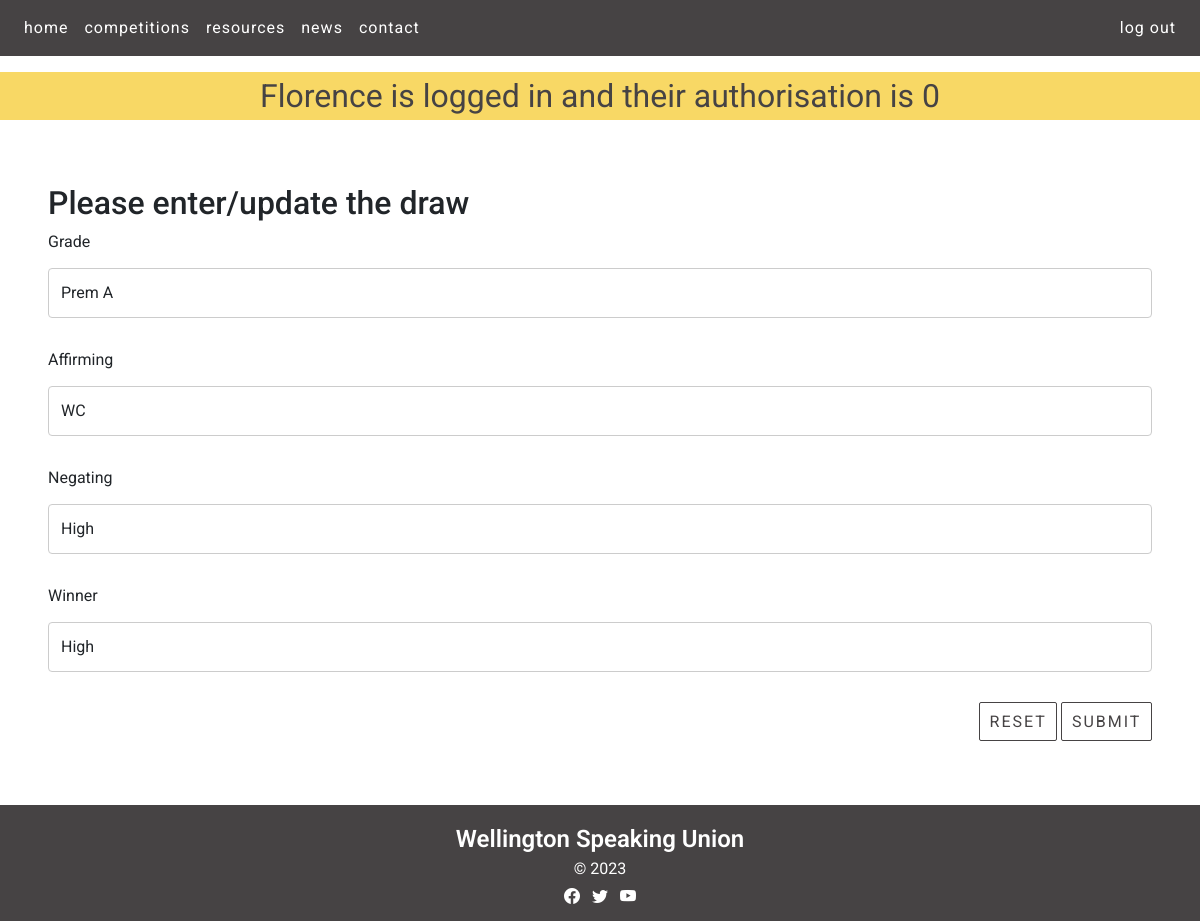
Before: /draw_cud?id=1&task=update (signed in) with the older database file.
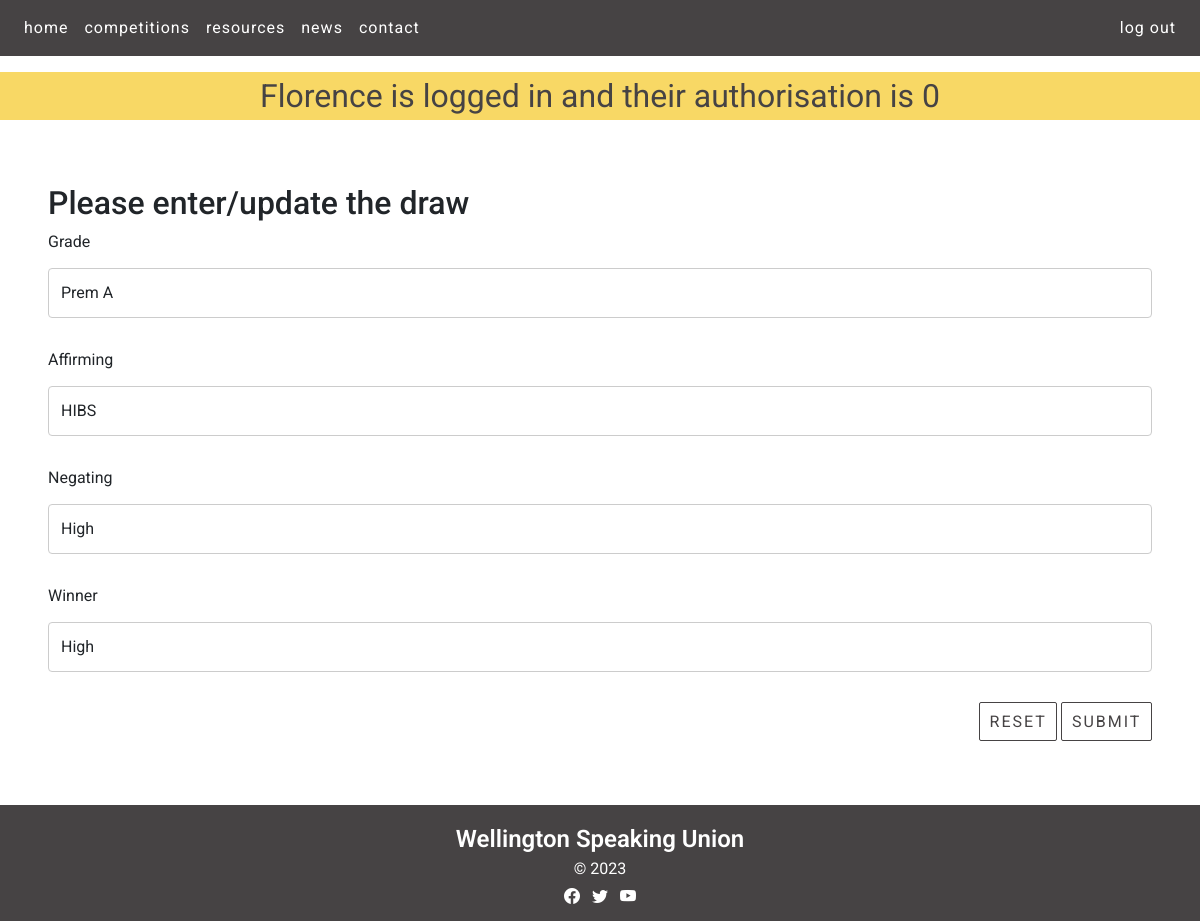
After: the same page with the newer database file.
### tables this page shows
CREATE TABLE draw(
    draw_id integer primary key autoincrement not null,
    grade text not null,
    round integer not null,
    affirming text not null,
    negating text not null,
    winner text
);

### server.py (the view, shortened to what this page needs)
@app.route ('/draw_cud', methods=["GET", "POST"])
def draw_cud():
    data = request.args
    required_keys = ['id', 'task']
    for k in required_keys:
        if k not in data.keys():
            message = "Do not know what to do with read update on news (key not present)"
            return render_template('error.html', message=message)
    if request.method == "GET":
        if data['task'] == 'delete':
            sql = "delete from draw where draw_id = ?"
            values_tuple = (data['id'],)
            result = run_commit_query(sql, values_tuple, db_path)
            return redirect(url_for('draw'))
        elif data['task'] == "update":
            sql = """select grade, round, affirming, negating, winner from draw where draw_id=?"""
            values_tuple = (data['id'],)
            result = run_search_query_tuples(sql, values_tuple, db_path, True)
            result=result[0]
            return render_template("draw_cud.html",
                                   **result,
                                   id=data['id'],
                                   task=data['task'])
        elif data['task'] == 'add':
            temp = {'grade': 'prem', 'round': '4', 'affirming': 'affirming team', 'negating': 'negating team', 'winner': 'winning team'}
            return render_template("draw_cud.html",
                                    id=0,
                                    task=data['task'],
                                    **temp)
        else:
            message = "Unrecognised task coming from news page"
            return render_template('error.html', message=message)

### db_functions.py (called while the page is built)
def run_search_query_tuples(sql_query, values_tuple, file_path, rowfactory=False):
    result = None
    try:
        db = sqlite3.connect(file_path)
        if rowfactory:
            db.row_factory = sqlite3.Row
        cursor = db.cursor()
        cursor.execute(sql_query, values_tuple)
        result = cursor.fetchall()
        cursor.close()
    except sqlite3.Error as error:
        print("Error running search query tuples: {}".format(error))
        return None
    db.close()
    if result is None:
        print("No search values were found")
    return result

### templates/draw_cud.html (shortened to what this page needs)
{% extends "layout.html" %}
{% block content %}
<div class="recent-news-containers white-bg">
  <div class="news p-4 my-4">
    <h2>Please enter/update the draw</h2>
    <form action="{{url_for('draw_cud', id=id, task=task)}}" method="POST">
      <div>
        <label for="grade" class="form-label">Grade</label>
        <input type="text" class="form-control" id="grade" name="grade" placeholder="" value="{{grade}}" required>
      </div>
      <div>
        <label for="affirming" class="form-label">Affirming</label>
        <input type="text" class="form-control" id="affirming" name="affirming" placeholder="" value="{{affirming}}" required>
      </div>
      <div>
        <label for="negating" class="form-label">Negating</label>
        <input type="text" class="form-control" id="negating" name="negating" placeholder="" value="{{negating}}" required>
      </div>
      <div>
        <label for="winner" class="form-label">Winner</label>
        <input type="text" class="form-control" id="winner" name="winner" placeholder="" value="{{winner}}" required>
      </div>
      <div class="text-end">
        <button type="reset" class="btn btn-primary recent-news-button">Reset</button>
        <button type="submit" class="btn btn-primary recent-news-button">Submit</button>
      </div>
    </form>
  </div>
</div>
{% endblock %}

### templates/layout.html (shortened to what this page needs)
<!DOCTYPE HTML>
<html lang="en">
<head>
<link href="https://cdn.jsdelivr.net/npm/bootstrap@5.2.3/dist/css/bootstrap.min.css" rel="stylesheet">
<link rel="stylesheet" href="https://cdn.jsdelivr.net/npm/bootstrap-icons@1.10.3/font/bootstrap-icons.css">
<link rel="stylesheet" href="static/styles.css">
</head>
<body>
<nav class="navbar navbar-expand-lg px-3 navbar-dark">
    <div class="collapse navbar-collapse" id="collapsibleNavbar">
        <ul class="navbar-nav">
            <li class="nav-item">
                <a class="nav-link" href="{{ url_for('index') }}">home</a>
            </li>
            <li class="nav-item">
                <a class="nav-link" href="{{ url_for('competitions') }}">competitions</a>
            </li>
            <li class="nav-item">
                <a class="nav-link" href="{{ url_for('resources') }}">resources</a>
            </li>
            <li class="nav-item">
                <a class="nav-link" href="{{ url_for('news') }}">news</a>
            </li>
            <li class="nav-item">
                <a class="nav-link" href="{{ url_for('resources') }}#contact">contact</a>
            </li>
        </ul>
        <div class="ms-auto">
            {% if session %}
            <a class="nav-link nav-btn nav-btn-outline" href="{{ url_for('logout') }}">log out</a>
            {% else %}
            <a class="nav-link nav-btn nav-btn-outline" style="display: inline-block" href="{{ url_for('signup') }}">sign up</a>
            <a class="nav-link nav-btn nav-btn-outline" style="display: inline-block" href="{{ url_for('login') }}">log in</a>
            {% endif %}
        </div>
    </div>
</nav>
        {% if session %}
        <div class="session"> {{ session['firstname'] }} is logged in and their authorisation is {{ session['authorisation'] }}</div>
        {% endif %}
{% block content %}
{% endblock %}
<footer class="footer-content container-fluid">
    <p>Wellington Speaking Union</p>
    <p>&copy; 2023</p>
    <section class="mb-2">
        <a class="footer-link"><i class="bi bi-facebook"></i></a>
        <a class="footer-link"><i class="bi bi-twitter"></i></a>
        <a class="footer-link"><i class="bi bi-youtube"></i></a>
    </section>
</footer>
</body>
</html>

### static/styles.css (style rules this page uses)
:root { --brand-black: rgb(27,27,28); --brand-dark-gray: rgb(70,67,68); --brand-light-gray: rgb(104,102,103); --brand-yellow: rgb(248,216,101); --brand-white: rgb(255,255,255); }
.btn-primary, .btn-primary:hover { color:var(--brand-dark-gray); background-color:var(--brand-yellow); border-color:var(--brand-dark-gray); }
.btn, .btn-circle { display:inline-block; margin:auto; text-align: center; letter-spacing: 2px; color: var(--brand-white); vertical-align: middle; user-select: none; border: 1px solid transparent; text-transform: uppercase; padding: 1.1em 1.3em 1.1em 1.5em; transition: color 0.5s ease-in-out,background-color 0.5s ease-in-out,border-color 0.5s ease-in-out,box-shadow 1s cubic-bezier(.019,1,.22,1); position:relative; }
body { font-family: 'Roboto', serif; font-size: 100%; background-color: var(--brand-white); margin: 0; }
p { text-align: center; color: var(--brand-white); margin: 0; overflow: auto; }
.navbar { background-color: var(--brand-dark-gray); position:sticky; top:0; z-index: 9999; margin-bottom: 1em; }
.nav-link { font-size: 1em; letter-spacing: 1px; color: var(--brand-white); transition: color 0s ease-in-out,background-color 0s ease-in-out,border-color 0s ease-in-out; }
.nav-btn-outline { border: 0 solid white; padding: 0 0.5em; }
.session { background-color:var(--brand-yellow); color:var(--brand-dark-gray); text-align:center; font-size: 2em; }
.white-bg { background-color: var(--brand-white); }
.container-fluid { padding:0; }
.recent-news-containers { border-radius:10px; margin-left:0.5em; margin-right:0.5em; padding:1em; margin-top:0; }
.recent-news-button { transition: none !important; border-radius: 2px; background-color: var(--brand-white); color:var(--brand-dark-gray); border-color:var(--brand-dark-gray); position: relative; text-align:center; display:inline-block; padding: 0.4em 0.6em; }
.footer-content { background-color: var(--brand-dark-gray); text-align: center; padding: 1em 0 0.25em 0; color: var(--brand-white); }
.footer-content p:first-child { font-weight: 600; font-size: 1.5em; text-align: center; }
.footer-content p:nth-child(2) { font-weight: 400; font-size: 1em; text-align: center; padding-bottom: 0.25em; }
.footer-link { font-size:1em; padding: 0.25em; color: var(--brand-white); }
input[type=text], select, textarea { width: 100%; padding: 12px; border: 1px solid #ccc; border-radius: 4px; box-sizing: border-box; margin-top: 6px; margin-bottom: 30px; resize: vertical }
label, input[type='text'], input[type='email'], textarea { font-size:1em !important; }

Changed rows visible on the page:
changed draw "Prem A": affirming "WC" → "HIBS"
